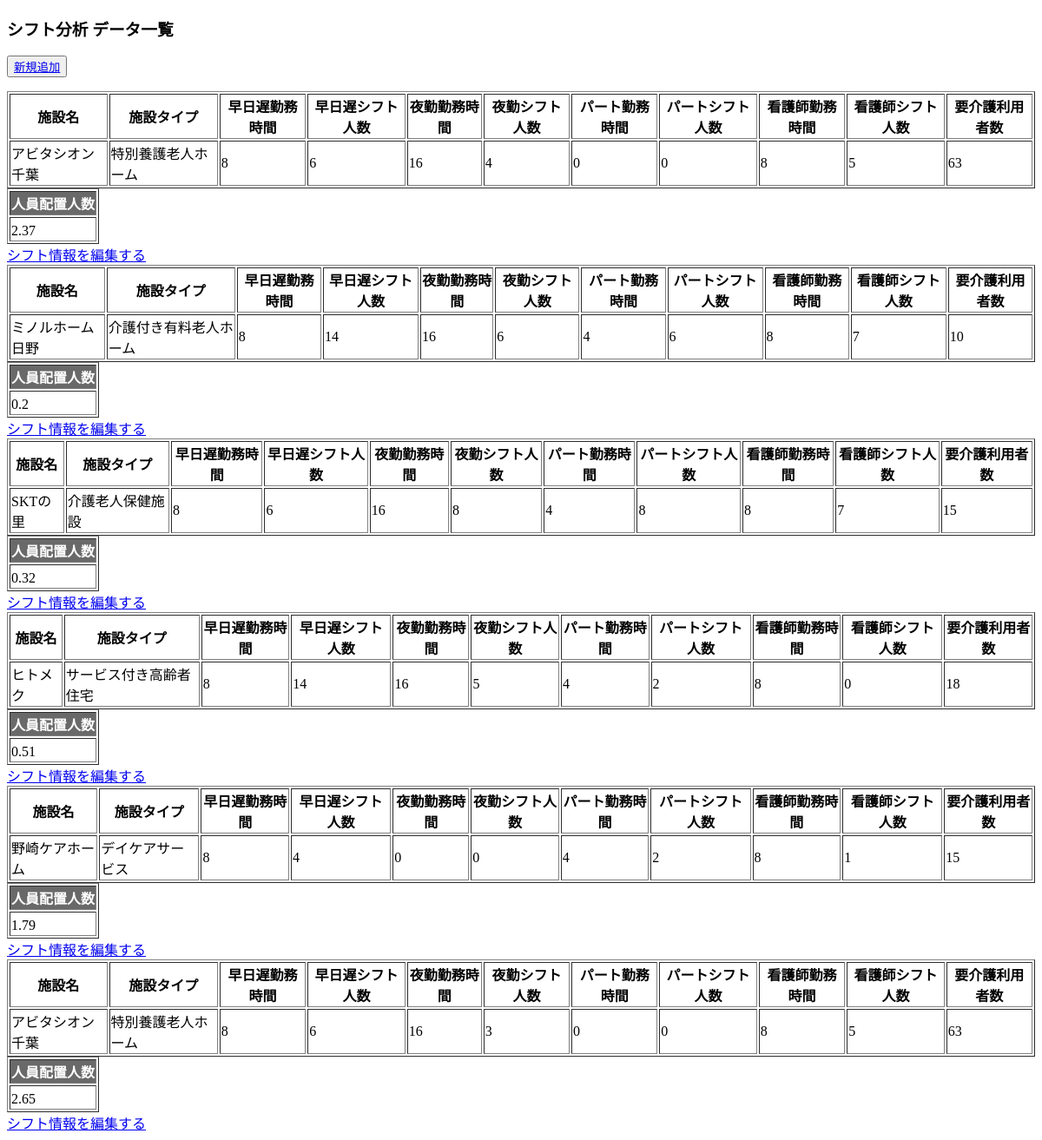
Page /shift_profile on the earlier database version.
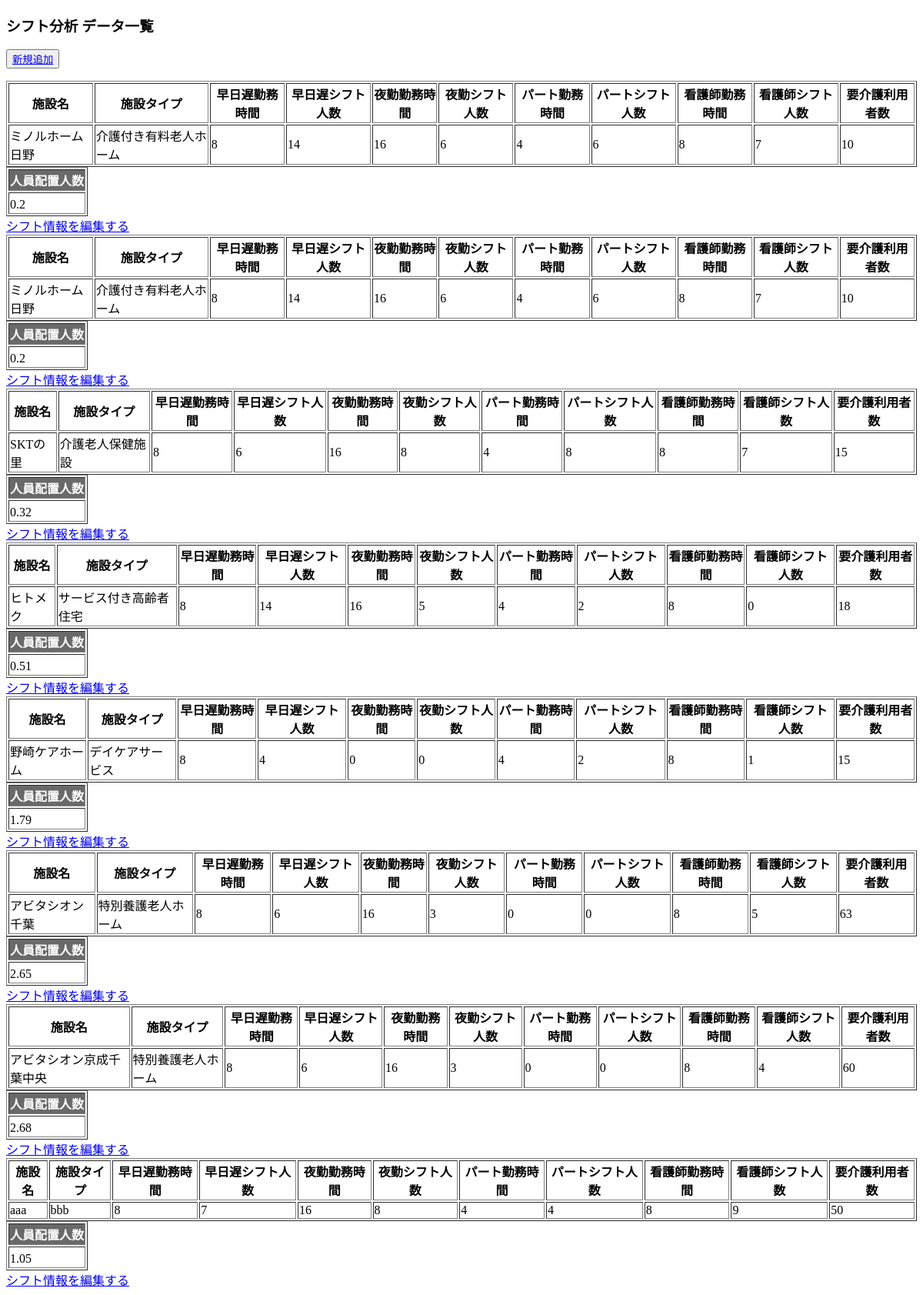
Same page on the later database version.
### tables this page shows
CREATE TABLE carehomes (
id INTEGER PRIMARY KEY AUTOINCREMENT,
homename VARCHAR,
hometype VARCHAR,
day_worktime INTEGER,
day_shiftnumber INTEGER,
night_worktime INTEGER,
night_shiftnumber INTEGER,
part_worktime INTEGER,
part_shiftnumber INTEGER,
nurse_worktime INTEGER,
nurse_shiftnumber INTEGER,
must_carenumber INTEGER
);

### shift.py (the view)
@app.route('/shift_profile')
def profile():
    prof_list = get_profile()
    prof_list = add_arrange(prof_list)
    print(prof_list)
    return render_template('shift_profile.html', title='シフト情報', user=prof_list)

### shift.py (called while the page is built)
def get_profile():
    conn = sqlite3.connect('profile.sqlite3')
    c = conn.cursor()
    prof_list=[]
    for i in c.execute('select * from carehomes'):
        prof_list.append(
            {'id':i[0],
            'homename':i[1],
            'hometype':i[2],
            'day_worktime':i[3],
            'day_shiftnumber':i[4],
            'night_worktime':i[5],
            'night_shiftnumber':i[6],
            'part_worktime':i[7],
            'part_shiftnumber':i[8],
            'nurse_worktime':i[9],
            'nurse_shiftnumber':i[10],
            'must_carenumber':i[11]}
        )
    conn.commit()
    conn.close()
    return prof_list

### templates/shift_profile.html
{% extends "shift_layout.html" %}
{% block content %}
<h3>シフト分析 データ一覧</h3>
<p><button><a href="/shift_add">新規追加</a></button></p>
{% for data in user %}
    <table border="1">
        <tr>
            <th>施設名</th>
            <th>施設タイプ</th>
            <th>早日遅勤務時間</th>
            <th>早日遅シフト人数</th>
            <th>夜勤勤務時間</th>
            <th>夜勤シフト人数</th>
            <th>パート勤務時間</th>
            <th>パートシフト人数</th>
            <th>看護師勤務時間</th>
            <th>看護師シフト人数</th>
            <th>要介護利用者数</th>
        </tr>
        <tr>
            <td>{{ data.homename }}</td>
            <td>{{ data.hometype }}</td>
            <td>{{ data.day_worktime }}</td>
            <td>{{ data.day_shiftnumber }}</td>
            <td>{{ data.night_worktime }}</td>
            <td>{{ data.night_shiftnumber }}</td>
            <td>{{ data.part_worktime }}</td>
            <td>{{ data.part_shiftnumber }}</td>
            <td>{{ data.nurse_worktime }}</td>
            <td>{{ data.nurse_shiftnumber }}</td>
            <td>{{ data.must_carenumber }}</td>
        </tr>
    </table>
    <table border="1">
        <tr style="background:#696969">
            <th><font color="white">人員配置人数</font></th>
        </tr>
        <tr>
            <td>{{ data.arrange }}　</td>
        </tr>
    </table>
 <a href="/shift_edit/{{data.id}}">シフト情報を編集する</a>
{% endfor %}
{% endblock %}

Differences in the rows shown:
changed carehomes (number 1 of 8 on the later page): homename "アビタシオン千葉" → "ミノルホーム日野"; hometype "特別養護老人ホーム" → "介護付き有料老人ホーム"; day_shiftnumber "6" → "14"; night_shiftnumber "4" → "6"; part_worktime "0" → "4"; part_shiftnumber "0" → "6"; nurse_shiftnumber "5" → "7"; must_carenumber "63" → "10"; arrange "2.37" → "0.2"
added carehomes: homename "アビタシオン京成千葉中央", hometype "特別養護老人ホーム", day_worktime "8", day_shiftnumber "6", night_worktime "16", night_shiftnumber "3", part_worktime "0", part_shiftnumber "0", nurse_worktime "8", nurse_shiftnumber "4", must_carenumber "60", arrange "2.68"
added carehomes: homename "aaa", hometype "bbb", day_worktime "8", day_shiftnumber "7", night_worktime "16", night_shiftnumber "8", part_worktime "4", part_shiftnumber "4", nurse_worktime "8", nurse_shiftnumber "9", must_carenumber "50", arrange "1.05"
